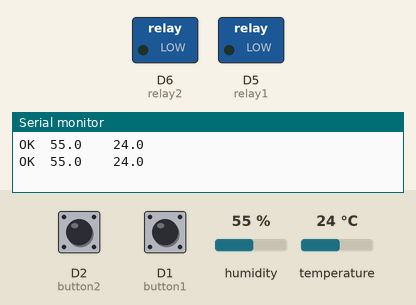
Recording of a sketch running on a simulated ESP8266 (NodeMCU). Shown: switched loads named in the sketch (green lamp = pin HIGH), the last lines printed to the serial monitor. Inputs (shaded band) come from the test bench; at power-on: D2 (button2) HIGH, D1 (button1) HIGH, humidity 55 %, temperature 24 °C. WiFi joins after 1.5 s; servers stay silent unless stated.

Above: at 3.0 s.
3.1 s: D2 (button2) pulled LOW for 0.15 s
At 4.3 s:
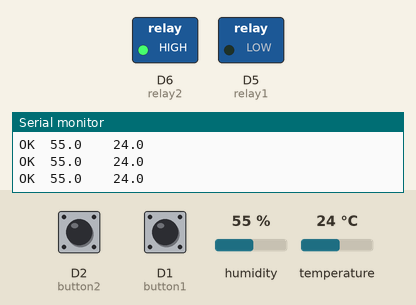
4.7 s: D1 (button1) pulled LOW for 0.15 s
At 5.5 s:
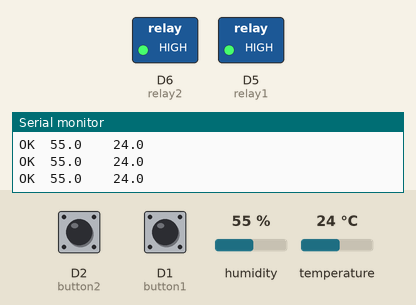
6.3 s: D2 (button2) pulled LOW for 1 s
At 6.7 s:
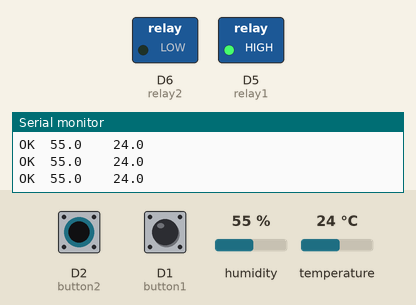
8.8 s: D2 (button2) pulled LOW for 3.2 s
At 9.8 s:
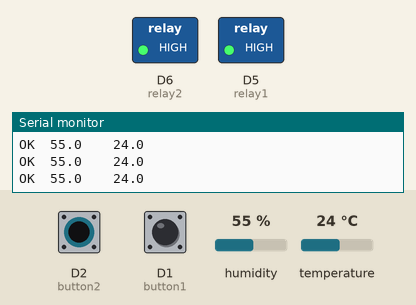
13.5 s: D1 (button1) pulled LOW for 1 s
At 14.6 s:
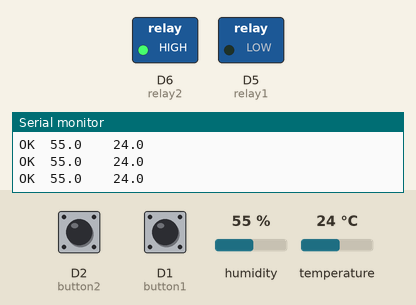
Timing chart, 0 to 16.5 s (numbered marks = the images above; inputs shaded):
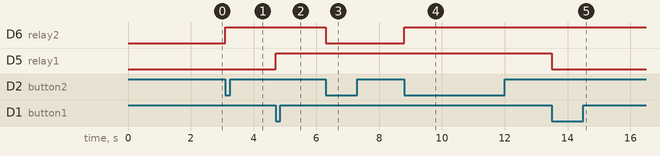

Measured:
- after the input at 3.1 s, D6 (relay2): LOW → HIGH at once
- after the input at 4.7 s, D5 (relay1): LOW → HIGH at once
- after the input at 6.3 s, D6 (relay2): HIGH → LOW at once
- after the input at 8.8 s, D6 (relay2): LOW → HIGH at once
- after the input at 13.5 s, D5 (relay1): HIGH → LOW at once

The sketch:

2RELAY_DHT11_BLYNK_IOT.ino
```cpp
#define BLYNK_TEMPLATE_ID "TMPLO-IqxOE2"
#define BLYNK_TEMPLATE_NAME "DHT112RELAY"
#define BLYNK_AUTH_TOKEN "eIekBngDjTkWaN3ap3ZhwQTOEugxwMPz"

#define BLYNK_PRINT Serial
#include <ESP8266WiFi.h>
#include <BlynkSimpleEsp8266.h>

#include "DHTesp.h"
DHTesp dht;
#define dhtPin D0
// Your WiFi credentials.
// Set password to "" for open networks.
char ssid[] = "DTM E-SMART";
char pass[] = "0919890938";
#define button1 D1
#define button2 D2
#define relay1 D5
#define relay2 D6
unsigned long timeBlink=millis();
unsigned long timeDelay=millis();
boolean updateRelay=0;
WidgetLED LEDCONNECT(V0);
#define RELAY1 V1
#define RELAY2 V2
#define TEMP   V3
#define HUMI   V4

// Every time we connect to the cloud...
BLYNK_CONNECTED() {
  // Request the latest state from the server
  Blynk.syncVirtual(RELAY1,RELAY2);
}

// When App button is pushed - switch the state
BLYNK_WRITE(RELAY1) {
  int p = param.asInt();
  digitalWrite(relay1, p);
}
BLYNK_WRITE(RELAY2) {
  int p = param.asInt();
  digitalWrite(relay2, p);
}


ICACHE_RAM_ATTR void handleButton(){
  if(millis()-timeDelay>200){
    if(digitalRead(button1)==LOW){
      digitalWrite(relay1,!digitalRead(relay1));
    }
    if(digitalRead(button2)==LOW){
      digitalWrite(relay2,!digitalRead(relay2));
    }
    updateRelay=1;
    timeDelay=millis();
  }
}

void setup(){
  // Debug console
  Serial.begin(115200);
  pinMode(button1,INPUT_PULLUP);
  pinMode(button2,INPUT_PULLUP);
  pinMode(relay1,OUTPUT);
  pinMode(relay2,OUTPUT);
  attachInterrupt(button1,handleButton,FALLING);
  attachInterrupt(button2,handleButton,FALLING);

  dht.setup(dhtPin, DHTesp::DHT11);

  Blynk.begin(BLYNK_AUTH_TOKEN, ssid, pass);
}

void loop(){
  Blynk.run();
  if(millis()-timeBlink>1000){
    if(LEDCONNECT.getValue()){
      LEDCONNECT.off();
    }else{
      LEDCONNECT.on();
    }

    float humidity = dht.getHumidity();
    float temperature = dht.getTemperature();
    Serial.print(dht.getStatusString());
    Serial.print("\t");
    Serial.print(humidity, 1);
    Serial.print("\t\t");
    Serial.println(temperature, 1);
    if(dht.getStatusString()=="OK"){
      Blynk.virtualWrite(TEMP,temperature);
      Blynk.virtualWrite(HUMI,humidity);
    }
    timeBlink=millis();
  }
  if(updateRelay==1){
    Blynk.virtualWrite(RELAY1,digitalRead(relay1));
    Blynk.virtualWrite(RELAY2,digitalRead(relay2));
    updateRelay=0;
  }
}
```
